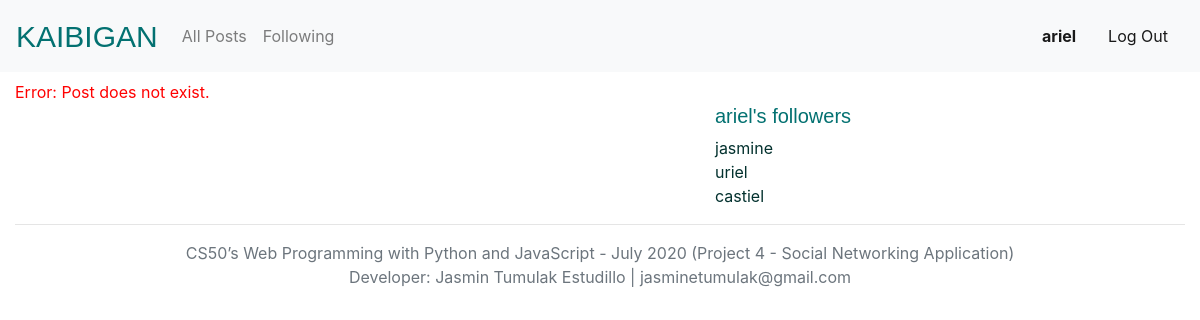
/edit/140 (signed in), run on the app's committed database.
### network/models.py (models this page shows, shortened)
class User(AbstractUser):
    def __str__(self):
        return self.username

class Follow(models.Model):
    f_id = models.AutoField(primary_key=True)
    username = models.ForeignKey(settings.AUTH_USER_MODEL, on_delete=models.CASCADE, related_name="user_following")
    follow = models.ForeignKey(settings.AUTH_USER_MODEL, on_delete=models.CASCADE, related_name="following")
    status = models.BooleanField(default=False)

### network/views.py (the view, shortened to what this page needs)
# urls.py: path("edit/<int:post_id>", views.edit, name="edit"),
@login_required(login_url='/login')
def edit(request, post_id):
    user = User.objects.get(username=request.user)
    followers_list = Follow.objects.filter(follow=user, status=True)
    if request.method == "POST":
        post = Post.objects.get(pk=int(post_id))
        data = json.loads(request.body)
        print(data)
        post.message = data.get('post_message');
        post.save()
        return JsonResponse({
            "status": "Post Edited.",
            "message": post.message
            })
    elif request.method == "GET":
        print('test')
        try:
            post = Post.objects.get(pk=int(post_id))
        except Post.DoesNotExist:
            return render(request, "network/error.html", {
                "message": "Error: Post does not exist.",
                "followers_list": followers_list,
                'followed_user':user
            })

### network/templates/network/error.html
{% extends "network/layout.html" %}

### network/templates/network/layout.html (shortened to what this page needs)
{% load static %}
<!DOCTYPE html>
<html lang="en">
    <head>
        <link rel="stylesheet" href="https://stackpath.bootstrapcdn.com/bootstrap/4.5.2/css/bootstrap.min.css">
        <link href="{% static 'network/styles.css' %}" rel="stylesheet">
    </head>
    <div class="body">
      <div class="container-fluid">
      {% if user.is_authenticated %}
      <div class="row menu-bar">
        <div class="col-md-12">
            <nav class="navbar navbar-expand-lg navbar-light bg-light fixed-top ">
              <a class="navbar-brand" href="{% url 'index' %}"><span class="site-title-sm">KAIBIGAN</span></a>
              <div class="collapse navbar-collapse" id="navbarText">
                <ul class="navbar-nav mr-auto">
                  <li class="nav-item">
                    <a class="nav-link" href="{% url 'index' %}">All Posts</a>
                  </li>
                  <li class="nav-item">
                    <a class="nav-link" href={% url 'following' %}>Following</a>
                  </li>
                </ul>
                <span class="navbar-text">
                  <a class="nav-link" href="{%  url 'profile' request.user %}"><strong>{{ user.username }}</strong></a>
                </span>
                <span class="navbar-text">
                  <a class="nav-link" href="{% url 'logout' %}">Log Out</a>
                </span>
              </div>
            </nav>
          </div>
        </div>
      {% endif %}
            <div class="row">
              <div class="col-md-4 error">
                {% if message %}
                    <div>{{ message }}</div>
                {% endif %}
              </div>
            </div>
            <div class="row">
                <div class="col-md-5 offset-2">
                  </div>
                <div class="col-md-3">
                  {% if user.is_authenticated %}
                    <h5 class="kaibigan">{{ followed_user.username }}'s followers</h5>
                    {% for follower in followers_list %}
                    <a href="{% url 'profile' follower.username %}">{{ follower.username}}</a><br>
                    {% empty %}
                      No followers
                    {% endfor %}
                  {% endif %}
                </div>
            </div>
            <div class="row page-footer">
              <div class="col-md-12">
                <hr><span class="text-muted">CS50’s Web Programming with Python and JavaScript - July 2020 (Project 4 - Social Networking Application)<br>
              Developer: Jasmin Tumulak Estudillo | jasminetumulak@gmail.com<span>
              </div>
            </div>
        </div>
      </div>
    <link rel="stylesheet" href="https://stackpath.bootstrapcdn.com/bootstrap/4.4.1/css/bootstrap.min.css">
    </body>
</html>

### network/static/network/styles.css (style rules this page uses)
.site-title-sm { text-align: right; font-family: 'Oswald', sans-serif; color: #037171; font-size: 30px; }
.kaibigan { font-family: 'Oswald', sans-serif; color: #037171; }
.page-footer { text-align: center; margin-top:auto; }
a:link { color:#03312E; }
.error { color: red; }

### data on the page
User: username "ariel"
Follow: username "jasmine"
Follow: username "uriel"
Follow: username "castiel"

### other printed values
{{ message }} "Error: Post does not exist."
